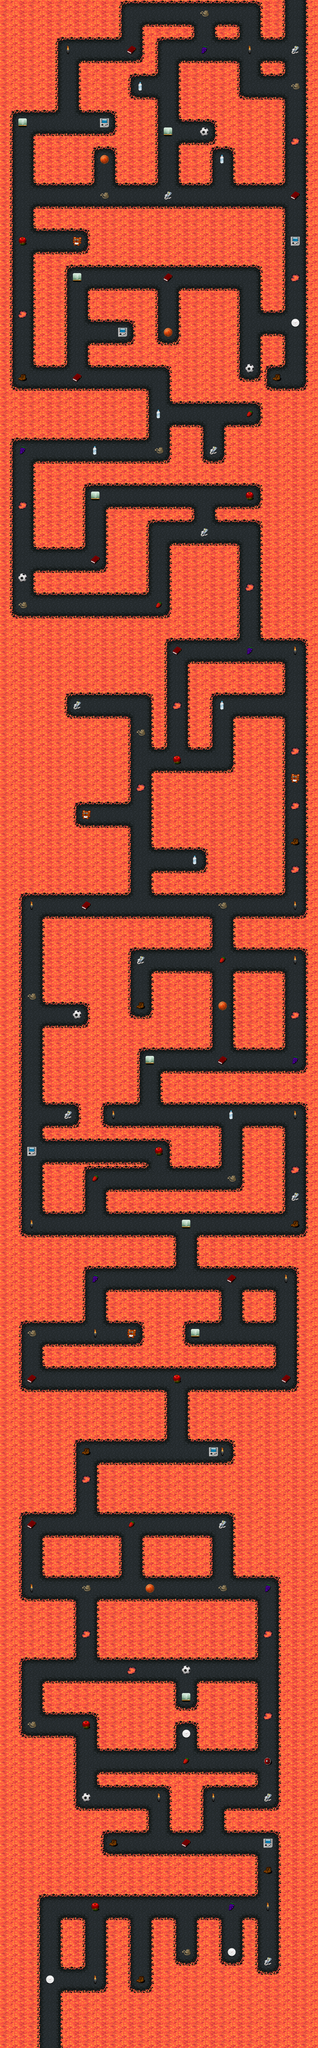

A level layout from a 2D game, rendered from its tile map. Below: a short description, then the map file with tile-grid data replaced by summaries:
An orthogonal 35x225 tile map with 32x32 px tiles, 8 tile layers (Background, StartFinish, Intersection, Maze, ...).

<map version="1.0" orientation="orthogonal" renderorder="right-down" width="35" height="225" tilewidth="32" tileheight="32" nextobjectid="1">
 <tileset firstgid="1" name="integrado" tilewidth="32" tileheight="32" tilecount="630">
  <image source="Tilesets/integrado.png" width="672" height="960" />
  <tile id="261">
   <properties>
    <property name="trapId" value="1" />
   </properties>
  </tile>
  <tile id="483">
   <properties>
    <property name="powerupId" value="4" />
   </properties>
  </tile>
  <tile id="484">
   <properties>
    <property name="powerupId" value="1" />
   </properties>
  </tile>
  <tile id="485">
   <properties>
    <property name="powerupId" value="2" />
   </properties>
  </tile>
  <tile id="490">
   <properties>
    <property name="collectableId" value="2" />
   </properties>
  </tile>
  <tile id="496">
   <properties>
    <property name="collectableId" value="1" />
   </properties>
  </tile>
  <tile id="498">
   <properties>
    <property name="collectableId" value="1" />
   </properties>
  </tile>
  <tile id="501">
   <properties>
    <property name="collectableId" value="1" />
   </properties>
  </tile>
  <tile id="504">
   <properties>
    <property name="trapId" value="4" />
   </properties>
  </tile>
  <tile id="505">
   <properties>
    <property name="trapId" value="3" />
   </properties>
  </tile>
  <tile id="506">
   <properties>
    <property name="powerupId" value="3" />
   </properties>
  </tile>
  <tile id="507">
   <properties>
    <property name="collectableId" value="5" />
   </properties>
  </tile>
  <tile id="508">
   <properties>
    <property name="collectableId" value="5" />
   </properties>
  </tile>
  <tile id="509">
   <properties>
    <property name="collectableId" value="3" />
   </properties>
  </tile>
  <tile id="512">
   <properties>
    <property name="trapId" value="2" />
   </properties>
  </tile>
  <tile id="516">
   <properties>
    <property name="collectableId" value="4" />
   </properties>
  </tile>
  <tile id="524">
   <properties>
    <property name="collectableId" value="5" />
   </properties>
  </tile>
  <tile id="528">
   <properties>
    <property name="collectableId" value="5" />
   </properties>
  </tile>
 </tileset>
 <layer name="Background" width="35" height="225">
  <data>[7875 cells, 7874 non-empty, 5 distinct tile ids]</data>
 </layer>
 <layer name="StartFinish" width="35" height="225">
  <properties>
   <property name="finish" value="32,0" />
   <property name="orientation" value="1" />
   <property name="start" value="5,224" />
  </properties>
  <data>[7875 cells, 2 non-empty, 1 distinct tile ids]</data>
 </layer>
 <layer name="Intersection" width="35" height="225">
  <data>[7875 cells, 67 non-empty, 1 distinct tile ids]</data>
 </layer>
 <layer name="Maze" width="35" height="225">
  <data>[7875 cells, 1194 non-empty, 1 distinct tile ids]</data>
 </layer>
 <layer name="Collision" width="35" height="225">
  <data>[7875 cells, 2272 non-empty, 12 distinct tile ids]</data>
 </layer>
 <layer name="Traps" width="35" height="225">
  <data>[7875 cells, 39 non-empty, 3 distinct tile ids]</data>
 </layer>
 <layer name="Powerups" width="35" height="225">
  <data>[7875 cells, 31 non-empty, 4 distinct tile ids]</data>
 </layer>
 <layer name="Collectables" width="35" height="225">
  <data>[7875 cells, 71 non-empty, 10 distinct tile ids]</data>
 </layer>
</map>
